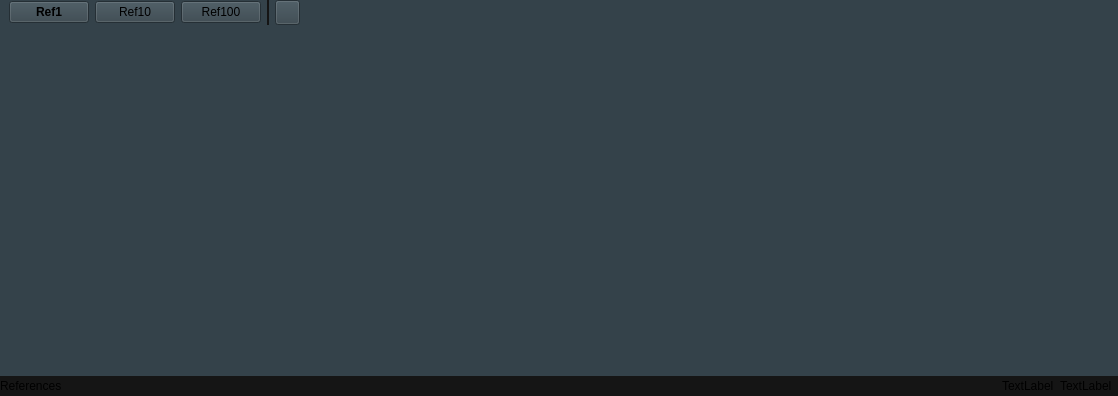
<?xml version="1.0" encoding="UTF-8"?>
<ui version="4.0">
 <class>FragmentReferences</class>
 <widget class="QWidget" name="FragmentReferences">
  <property name="geometry">
   <rect>
    <x>0</x>
    <y>0</y>
    <width>1118</width>
    <height>396</height>
   </rect>
  </property>
  <property name="windowTitle">
   <string>Form</string>
  </property>
  <property name="styleSheet">
   <string notr="true"/>
  </property>
  <layout class="QVBoxLayout" name="verticalLayout_2">
   <property name="spacing">
    <number>0</number>
   </property>
   <property name="leftMargin">
    <number>0</number>
   </property>
   <property name="topMargin">
    <number>0</number>
   </property>
   <property name="rightMargin">
    <number>0</number>
   </property>
   <property name="bottomMargin">
    <number>0</number>
   </property>
   <item>
    <widget class="QFrame" name="frame_2">
     <property name="styleSheet">
      <string notr="true">background-color: rgb(52, 66, 74);</string>
     </property>
     <property name="frameShape">
      <enum>QFrame::NoFrame</enum>
     </property>
     <property name="frameShadow">
      <enum>QFrame::Plain</enum>
     </property>
     <property name="lineWidth">
      <number>0</number>
     </property>
     <layout class="QVBoxLayout" name="verticalLayout">
      <property name="leftMargin">
       <number>0</number>
      </property>
      <property name="topMargin">
       <number>0</number>
      </property>
      <property name="rightMargin">
       <number>0</number>
      </property>
      <property name="bottomMargin">
       <number>0</number>
      </property>
      <item>
       <layout class="QHBoxLayout" name="horizontalLayout_2">
        <property name="spacing">
         <number>6</number>
        </property>
        <property name="leftMargin">
         <number>9</number>
        </property>
        <property name="rightMargin">
         <number>9</number>
        </property>
        <item>
         <widget class="QPushButton" name="btRef1">
          <property name="minimumSize">
           <size>
            <width>0</width>
            <height>0</height>
           </size>
          </property>
          <property name="maximumSize">
           <size>
            <width>16777215</width>
            <height>16777215</height>
           </size>
          </property>
          <property name="font">
           <font>
            <family>Ubuntu</family>
            <italic>false</italic>
            <bold>true</bold>
           </font>
          </property>
          <property name="text">
           <string>Ref1</string>
          </property>
          <property name="checkable">
           <bool>true</bool>
          </property>
          <property name="checked">
           <bool>false</bool>
          </property>
         </widget>
        </item>
        <item>
         <widget class="QPushButton" name="btRef10">
          <property name="minimumSize">
           <size>
            <width>0</width>
            <height>0</height>
           </size>
          </property>
          <property name="maximumSize">
           <size>
            <width>16777215</width>
            <height>16777215</height>
           </size>
          </property>
          <property name="text">
           <string>Ref10</string>
          </property>
          <property name="checkable">
           <bool>true</bool>
          </property>
         </widget>
        </item>
        <item>
         <widget class="QPushButton" name="btRef100">
          <property name="minimumSize">
           <size>
            <width>0</width>
            <height>0</height>
           </size>
          </property>
          <property name="maximumSize">
           <size>
            <width>16777215</width>
            <height>16777215</height>
           </size>
          </property>
          <property name="styleSheet">
           <string notr="true"/>
          </property>
          <property name="text">
           <string>Ref100</string>
          </property>
         </widget>
        </item>
        <item>
         <widget class="QWidget" name="widget_3" native="true">
          <property name="minimumSize">
           <size>
            <width>2</width>
            <height>0</height>
           </size>
          </property>
          <property name="maximumSize">
           <size>
            <width>3</width>
            <height>16777215</height>
           </size>
          </property>
          <property name="styleSheet">
           <string notr="true">background-color: rgb(21, 21, 21);</string>
          </property>
         </widget>
        </item>
        <item>
         <widget class="QPushButton" name="btShowGrid">
          <property name="minimumSize">
           <size>
            <width>25</width>
            <height>25</height>
           </size>
          </property>
          <property name="maximumSize">
           <size>
            <width>25</width>
            <height>25</height>
           </size>
          </property>
          <property name="text">
           <string/>
          </property>
          <property name="icon">
           <iconset>
            <normalon>:/icons/highlight-position-solid.svg</normalon>
           </iconset>
          </property>
          <property name="iconSize">
           <size>
            <width>11</width>
            <height>11</height>
           </size>
          </property>
          <property name="checkable">
           <bool>true</bool>
          </property>
         </widget>
        </item>
        <item>
         <spacer name="horizontalSpacer">
          <property name="orientation">
           <enum>Qt::Horizontal</enum>
          </property>
          <property name="sizeHint" stdset="0">
           <size>
            <width>40</width>
            <height>20</height>
           </size>
          </property>
         </spacer>
        </item>
       </layout>
      </item>
      <item>
       <widget class="QWidget" name="widget_2" native="true">
        <property name="sizePolicy">
         <sizepolicy hsizetype="Preferred" vsizetype="Preferred">
          <horstretch>0</horstretch>
          <verstretch>1</verstretch>
         </sizepolicy>
        </property>
       </widget>
      </item>
      <item>
       <widget class="QFrame" name="frame">
        <property name="styleSheet">
         <string notr="true">background-color: rgb(21, 21, 21);</string>
        </property>
        <property name="frameShape">
         <enum>QFrame::NoFrame</enum>
        </property>
        <property name="frameShadow">
         <enum>QFrame::Plain</enum>
        </property>
        <property name="lineWidth">
         <number>0</number>
        </property>
        <layout class="QHBoxLayout" name="horizontalLayout">
         <property name="leftMargin">
          <number>0</number>
         </property>
         <property name="topMargin">
          <number>0</number>
         </property>
         <property name="rightMargin">
          <number>0</number>
         </property>
         <property name="bottomMargin">
          <number>0</number>
         </property>
         <item>
          <widget class="QLabel" name="label_2">
           <property name="text">
            <string>References</string>
           </property>
          </widget>
         </item>
         <item>
          <spacer name="horizontalSpacer_2">
           <property name="orientation">
            <enum>Qt::Horizontal</enum>
           </property>
           <property name="sizeHint" stdset="0">
            <size>
             <width>313</width>
             <height>20</height>
            </size>
           </property>
          </spacer>
         </item>
         <item>
          <widget class="QLabel" name="label_3">
           <property name="text">
            <string>TextLabel</string>
           </property>
          </widget>
         </item>
         <item>
          <widget class="QLabel" name="label_4">
           <property name="text">
            <string>TextLabel</string>
           </property>
          </widget>
         </item>
         <item>
          <widget class="QWidget" name="palette" native="true"/>
         </item>
        </layout>
       </widget>
      </item>
     </layout>
    </widget>
   </item>
  </layout>
 </widget>
 <resources/>
 <connections/>
</ui>
